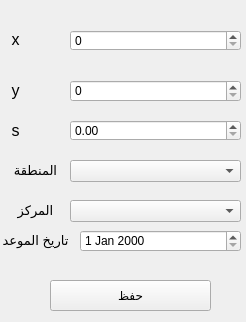
<?xml version="1.0" encoding="UTF-8"?>
<ui version="4.0">
 <class>Form</class>
 <widget class="QWidget" name="Form">
  <property name="geometry">
   <rect>
    <x>0</x>
    <y>0</y>
    <width>246</width>
    <height>322</height>
   </rect>
  </property>
  <property name="windowTitle">
   <string>Form</string>
  </property>
  <widget class="QLabel" name="label">
   <property name="geometry">
    <rect>
     <x>0</x>
     <y>30</y>
     <width>31</width>
     <height>16</height>
    </rect>
   </property>
   <property name="text">
    <string>&lt;html&gt;&lt;head/&gt;&lt;body&gt;&lt;p align=&quot;center&quot;&gt;&lt;span style=&quot; font-size:12pt;&quot;&gt;x&lt;/span&gt;&lt;/p&gt;&lt;/body&gt;&lt;/html&gt;</string>
   </property>
  </widget>
  <widget class="QSpinBox" name="spinBoxX">
   <property name="geometry">
    <rect>
     <x>70</x>
     <y>30</y>
     <width>171</width>
     <height>21</height>
    </rect>
   </property>
  </widget>
  <widget class="QLabel" name="label_2">
   <property name="geometry">
    <rect>
     <x>0</x>
     <y>80</y>
     <width>31</width>
     <height>21</height>
    </rect>
   </property>
   <property name="text">
    <string>&lt;html&gt;&lt;head/&gt;&lt;body&gt;&lt;p align=&quot;center&quot;&gt;&lt;span style=&quot; font-size:12pt;&quot;&gt;y&lt;/span&gt;&lt;/p&gt;&lt;/body&gt;&lt;/html&gt;</string>
   </property>
  </widget>
  <widget class="QPushButton" name="save">
   <property name="geometry">
    <rect>
     <x>50</x>
     <y>280</y>
     <width>161</width>
     <height>31</height>
    </rect>
   </property>
   <property name="text">
    <string>حفظ</string>
   </property>
  </widget>
  <widget class="QSpinBox" name="spinBoxY">
   <property name="geometry">
    <rect>
     <x>70</x>
     <y>80</y>
     <width>171</width>
     <height>22</height>
    </rect>
   </property>
  </widget>
  <widget class="QLabel" name="label_3">
   <property name="geometry">
    <rect>
     <x>0</x>
     <y>120</y>
     <width>31</width>
     <height>21</height>
    </rect>
   </property>
   <property name="text">
    <string>&lt;html&gt;&lt;head/&gt;&lt;body&gt;&lt;p align=&quot;center&quot;&gt;&lt;span style=&quot; font-size:12pt;&quot;&gt;s&lt;/span&gt;&lt;/p&gt;&lt;/body&gt;&lt;/html&gt;</string>
   </property>
  </widget>
  <widget class="QDoubleSpinBox" name="seconds">
   <property name="geometry">
    <rect>
     <x>70</x>
     <y>120</y>
     <width>171</width>
     <height>21</height>
    </rect>
   </property>
  </widget>
  <widget class="QComboBox" name="zone">
   <property name="geometry">
    <rect>
     <x>70</x>
     <y>160</y>
     <width>171</width>
     <height>22</height>
    </rect>
   </property>
  </widget>
  <widget class="QComboBox" name="center">
   <property name="geometry">
    <rect>
     <x>70</x>
     <y>200</y>
     <width>171</width>
     <height>22</height>
    </rect>
   </property>
  </widget>
  <widget class="QLabel" name="label_4">
   <property name="geometry">
    <rect>
     <x>0</x>
     <y>160</y>
     <width>71</width>
     <height>21</height>
    </rect>
   </property>
   <property name="text">
    <string>&lt;html&gt;&lt;head/&gt;&lt;body&gt;&lt;p align=&quot;center&quot;&gt;&lt;span style=&quot; font-size:10pt;&quot;&gt;المنطقة&lt;/span&gt;&lt;/p&gt;&lt;/body&gt;&lt;/html&gt;</string>
   </property>
  </widget>
  <widget class="QLabel" name="label_5">
   <property name="geometry">
    <rect>
     <x>0</x>
     <y>200</y>
     <width>71</width>
     <height>21</height>
    </rect>
   </property>
   <property name="text">
    <string>&lt;html&gt;&lt;head/&gt;&lt;body&gt;&lt;p align=&quot;center&quot;&gt;&lt;span style=&quot; font-size:10pt;&quot;&gt;المركز&lt;/span&gt;&lt;/p&gt;&lt;/body&gt;&lt;/html&gt;</string>
   </property>
  </widget>
  <widget class="QLabel" name="label_6">
   <property name="geometry">
    <rect>
     <x>0</x>
     <y>230</y>
     <width>71</width>
     <height>21</height>
    </rect>
   </property>
   <property name="text">
    <string>&lt;html&gt;&lt;head/&gt;&lt;body&gt;&lt;p align=&quot;center&quot;&gt;&lt;span style=&quot; font-size:10pt;&quot;&gt;تاريخ الموعد&lt;/span&gt;&lt;/p&gt;&lt;/body&gt;&lt;/html&gt;</string>
   </property>
  </widget>
  <widget class="QDateEdit" name="date">
   <property name="geometry">
    <rect>
     <x>80</x>
     <y>230</y>
     <width>161</width>
     <height>22</height>
    </rect>
   </property>
  </widget>
 </widget>
 <resources/>
 <connections/>
</ui>
